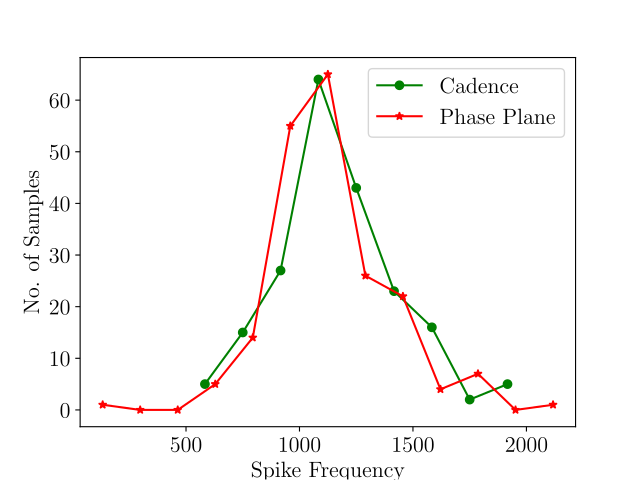

Here is the Python script that generated this plot:
#!/usr/bin/env python3
# -*- coding: utf-8 -*-
"""
Created on Sat Nov 27 04:19:17 2021

@author: mhasan13
"""

import numpy as np
import matplotlib.pyplot as plt
import pandas as pd
import pickle as pkl

#########
plt.rc('text', usetex=True)
plt.rc('font', family='serif')
plt.rc('font', size=16)
plt.rc('lines', linewidth=1.5)
#########


# cadence monte carlo
df = pd.read_csv('MonteCarlo.Ir.csv', header=None)
data = df[3].values

# plt.subplot(1,2,1)
n, bins, patches = plt.hist(data, 9, alpha = 0.3, color='g', label='Cadence')
plt.plot(np.diff(bins)/2 + bins[:-1], n, 'o-', color='g', label = 'Cadence')

# torch monte carlo
with open('exclude-Ir.pkl', 'rb') as fp:
    data = pkl.load(fp)

# plt.subplot(1,2,2)
n_, bins_, patches_ = plt.hist(data, 13, alpha = 0.3, color='r', label='Phase Plane')
plt.plot(np.diff(bins_)/2 + bins_[:-1], n_, '*-', color='r', label='Phase Plane')
plt.legend()
plt.xlabel('Spike Frequency')
plt.ylabel('No. of Samples')

plt.show()

plt.figure()
plt.plot(np.diff(bins)/2 + bins[:-1], n, 'o-', color='g', label = 'Cadence')
plt.plot(np.diff(bins_)/2 + bins_[:-1], n_, '*-', color='r', label='Phase Plane')
plt.legend()
plt.xlabel('Spike Frequency')
plt.ylabel('No. of Samples')
plt.show()
